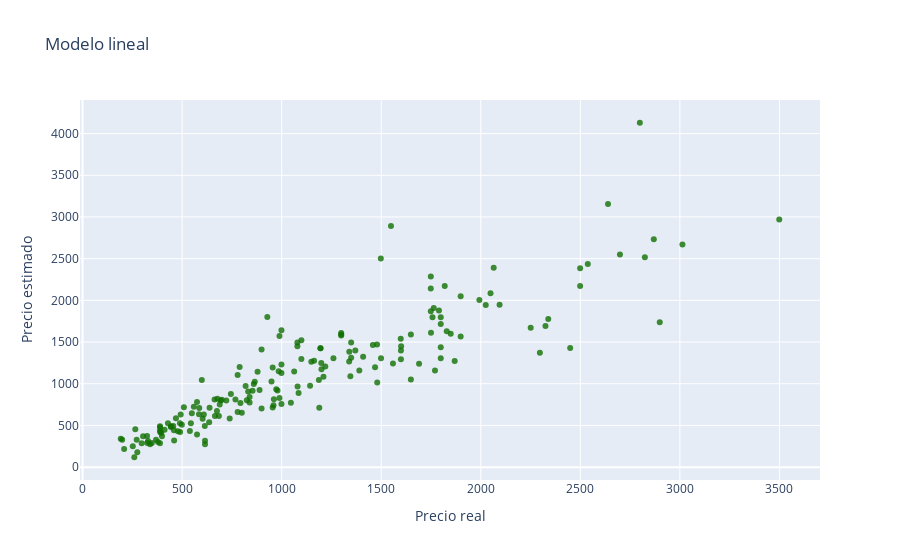

Here is the notebook cell this chart was saved with:
### Code cell
import plotly
from plotly.offline import init_notebook_mode, iplot
import plotly.graph_objs as go
from plotly.offline import init_notebook_mode, iplot
import plotly.graph_objs as go

trace1 = go.Scatter(
                    x =y_test ,
                    y = y_pred,
                    name = 'citations',
                    mode= "markers",
                    marker = dict(color = 'rgba(16, 112, 2, 0.8)'))
data = [trace1]

layout = dict(title = "Modelo lineal",
             xaxis= dict(title= 'Precio real',ticklen= 5),
            yaxis= dict(title= 'Precio estimado',ticklen= 5)
           )

fig = go.Figure(data = data, layout=layout)

iplot(fig)

### Figure 1 — Plotly figure (JSON) as saved in the notebook; plotly's stock layout.template omitted (floating-point values rounded to 4 significant figures; data arrays with more than 128 entries replaced by an {"elided": "..."} marker saying what was removed)
{"data": [{"marker": {"color": "rgba(16, 112, 2, 0.8)"}, "mode": "markers", "name": "citations", "type": "scatter", "x": {"elided": "183 float values"}, "y": {"elided": "183 float values"}}], "layout": {"title": {"text": "Modelo lineal"}, "xaxis": {"ticklen": 5, "title": {"text": "Precio real"}}, "yaxis": {"ticklen": 5, "title": {"text": "Precio estimado"}}}}
